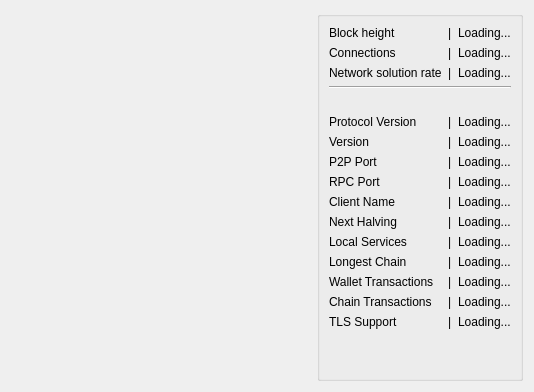
      <widget class="QWidget" name="tab_5">
       <attribute name="title">
        <string>Node info</string>
       </attribute>
       <layout class="QVBoxLayout" name="verticalLayout_7">
        <item>
         <layout class="QHBoxLayout" name="horizontalLayout_14">
          <item alignment="Qt::AlignTop">
           <widget class="FilledIconLabel" name="hushlogo">
            <property name="sizePolicy">
             <sizepolicy hsizetype="Minimum" vsizetype="Minimum">
              <horstretch>0</horstretch>
              <verstretch>0</verstretch>
             </sizepolicy>
            </property>
            <property name="minimumSize">
             <size>
              <width>300</width>
              <height>300</height>
             </size>
            </property>
            <property name="maximumSize">
             <size>
              <width>300</width>
              <height>300</height>
             </size>
            </property>
            <property name="text">
             <string/>
            </property>
            <property name="scaledContents">
             <bool>false</bool>
            </property>
            <property name="alignment">
             <set>Qt::AlignHCenter|Qt::AlignTop</set>
            </property>
           </widget>
          </item>
          <item>
           <widget class="QGroupBox" name="groupBox_5">
            <property name="sizePolicy">
             <sizepolicy hsizetype="Minimum" vsizetype="Minimum">
              <horstretch>0</horstretch>
              <verstretch>0</verstretch>
             </sizepolicy>
            </property>
            <property name="title">
             <string/>
            </property>
            <layout class="QGridLayout" name="gridLayout_51">
             <item row="11" column="0">
              <widget class="QLabel" name="p2pportlabel">
               <property name="sizePolicy">
                <sizepolicy hsizetype="Maximum" vsizetype="Preferred">
                 <horstretch>0</horstretch>
                 <verstretch>0</verstretch>
                </sizepolicy>
               </property>
               <property name="text">
                <string>P2P Port</string>
               </property>
              </widget>
             </item>
             <item row="17" column="1">
              <widget class="QLabel" name="txcountspacer">
               <property name="text">
                <string>|</string>
               </property>
              </widget>
             </item>
             <item row="14" column="1">
              <widget class="QLabel" name="halvingspacer">
               <property name="text">
                <string>|</string>
               </property>
              </widget>
             </item>
             <item row="14" column="2">
              <widget class="QLabel" name="halving">
               <property name="text">
                <string>Loading...</string>
               </property>
              </widget>
             </item>
             <item row="13" column="1">
              <widget class="QLabel" name="clientnamespacer">
               <property name="text">
                <string>|</string>
               </property>
              </widget>
             </item>
             <item row="9" column="2">
              <widget class="QLabel" name="protocolversion">
               <property name="text">
                <string>Loading...</string>
               </property>
              </widget>
             </item>
             <item row="10" column="0">
              <widget class="QLabel" name="versionlabel">
               <property name="sizePolicy">
                <sizepolicy hsizetype="Maximum" vsizetype="Preferred">
                 <horstretch>0</horstretch>
                 <verstretch>0</verstretch>
                </sizepolicy>
               </property>
               <property name="text">
                <string>Version</string>
               </property>
              </widget>
             </item>
             <item row="4" column="0" colspan="3">
              <widget class="QLabel" name="mining">
               <property name="text">
                <string/>
               </property>
              </widget>
             </item>
             <item row="16" column="2">
              <widget class="QLabel" name="longestchain">
               <property name="text">
                <string>Loading...</string>
               </property>
              </widget>
             </item>
             <item row="20" column="0">
              <spacer name="verticalSpacer_3">
               <property name="orientation">
                <enum>Qt::Vertical</enum>
               </property>
               <property name="sizeHint" stdset="0">
                <size>
                 <width>20</width>
                 <height>40</height>
                </size>
               </property>
              </spacer>
             </item>
             <item row="2" column="1">
              <widget class="QLabel" name="label_9">
               <property name="text">
                <string>|</string>
               </property>
              </widget>
             </item>
             <item row="1" column="2">
              <widget class="QLabel" name="numconnections">
               <property name="text">
                <string>Loading...</string>
               </property>
              </widget>
             </item>
             <item row="18" column="0">
              <widget class="QLabel" name="chaintxcountlabel">
               <property name="sizePolicy">
                <sizepolicy hsizetype="Maximum" vsizetype="Preferred">
                 <horstretch>0</horstretch>
                 <verstretch>0</verstretch>
                </sizepolicy>
               </property>
               <property name="text">
                <string>Chain Transactions</string>
               </property>
              </widget>
             </item>
             <item row="1" column="0">
              <widget class="QLabel" name="label_8">
               <property name="sizePolicy">
                <sizepolicy hsizetype="Maximum" vsizetype="Preferred">
                 <horstretch>0</horstretch>
                 <verstretch>0</verstretch>
                </sizepolicy>
               </property>
               <property name="text">
                <string>Connections</string>
               </property>
              </widget>
             </item>
             <item row="0" column="0">
              <widget class="QLabel" name="heightLabel">
               <property name="sizePolicy">
                <sizepolicy hsizetype="Maximum" vsizetype="Preferred">
                 <horstretch>0</horstretch>
                 <verstretch>0</verstretch>
                </sizepolicy>
               </property>
               <property name="text">
                <string>Block height</string>
               </property>
              </widget>
             </item>
             <item row="12" column="0">
              <widget class="QLabel" name="rpcportlabel">
               <property name="sizePolicy">
                <sizepolicy hsizetype="Maximum" vsizetype="Preferred">
                 <horstretch>0</horstretch>
                 <verstretch>0</verstretch>
                </sizepolicy>
               </property>
               <property name="text">
                <string>RPC Port</string>
               </property>
              </widget>
             </item>
             <item row="11" column="2">
              <widget class="QLabel" name="p2pport">
               <property name="text">
                <string>Loading...</string>
               </property>
              </widget>
             </item>
             <item row="19" column="1">
              <widget class="QLabel" name="tlssupportspacer">
               <property name="text">
                <string>|</string>
               </property>
              </widget>
             </item>
             <item row="1" column="1">
              <widget class="QLabel" name="label_11">
               <property name="text">
                <string>|</string>
               </property>
              </widget>
             </item>
             <item row="19" column="2">
              <widget class="QLabel" name="tlssupport">
               <property name="text">
                <string>Loading...</string>
               </property>
              </widget>
             </item>
             <item row="16" column="1">
              <widget class="QLabel" name="longestchainspacer">
               <property name="text">
                <string>|</string>
               </property>
              </widget>
             </item>
             <item row="3" column="0" colspan="3">
              <widget class="Line" name="line_2">
               <property name="orientation">
                <enum>Qt::Horizontal</enum>
               </property>
              </widget>
             </item>
             <item row="19" column="0">
              <widget class="QLabel" name="tlssupportlabel">
               <property name="sizePolicy">
                <sizepolicy hsizetype="Maximum" vsizetype="Preferred">
                 <horstretch>0</horstretch>
                 <verstretch>0</verstretch>
                </sizepolicy>
               </property>
               <property name="text">
                <string>TLS Support</string>
               </property>
              </widget>
             </item>
             <item row="12" column="2">
              <widget class="QLabel" name="rpcport">
               <property name="text">
                <string>Loading...</string>
               </property>
              </widget>
             </item>
             <item row="17" column="2">
              <widget class="QLabel" name="txcount">
               <property name="text">
                <string>Loading...</string>
               </property>
              </widget>
             </item>
             <item row="16" column="0">
              <widget class="QLabel" name="longestchainlabel">
               <property name="sizePolicy">
                <sizepolicy hsizetype="Maximum" vsizetype="Preferred">
                 <horstretch>0</horstretch>
                 <verstretch>0</verstretch>
                </sizepolicy>
               </property>
               <property name="text">
                <string>Longest Chain</string>
               </property>
              </widget>
             </item>
             <item row="10" column="1">
              <widget class="QLabel" name="versionspacer">
               <property name="text">
                <string>|</string>
               </property>
              </widget>
             </item>
             <item row="13" column="0">
              <widget class="QLabel" name="clientnamelabel">
               <property name="sizePolicy">
                <sizepolicy hsizetype="Maximum" vsizetype="Preferred">
                 <horstretch>0</horstretch>
                 <verstretch>0</verstretch>
                </sizepolicy>
               </property>
               <property name="text">
                <string>Client Name</string>
               </property>
              </widget>
             </item>
             <item row="13" column="2">
              <widget class="QLabel" name="clientname">
               <property name="text">
                <string>Loading...</string>
               </property>
              </widget>
             </item>
             <item row="11" column="1">
              <widget class="QLabel" name="p2pportspacer">
               <property name="text">
                <string>|</string>
               </property>
              </widget>
             </item>
             <item row="18" column="2">
              <widget class="QLabel" name="chaintxcount">
               <property name="text">
                <string>Loading...</string>
               </property>
              </widget>
             </item>
             <item row="12" column="1">
              <widget class="QLabel" name="rpcportspacer">
               <property name="text">
                <string>|</string>
               </property>
              </widget>
             </item>
             <item row="15" column="0">
              <widget class="QLabel" name="localserviceslabel">
               <property name="sizePolicy">
                <sizepolicy hsizetype="Maximum" vsizetype="Preferred">
                 <horstretch>0</horstretch>
                 <verstretch>0</verstretch>
                </sizepolicy>
               </property>
               <property name="text">
                <string>Local Services</string>
               </property>
              </widget>
             </item>
             <item row="9" column="1">
              <widget class="QLabel" name="protocolversionspacer">
               <property name="text">
                <string>|</string>
               </property>
              </widget>
             </item>
             <item row="2" column="0">
              <widget class="QLabel" name="label_12">
               <property name="sizePolicy">
                <sizepolicy hsizetype="Maximum" vsizetype="Preferred">
                 <horstretch>0</horstretch>
                 <verstretch>0</verstretch>
                </sizepolicy>
               </property>
               <property name="text">
                <string>Network solution rate</string>
               </property>
              </widget>
             </item>
             <item row="10" column="2">
              <widget class="QLabel" name="version">
               <property name="text">
                <string>Loading...</string>
               </property>
              </widget>
             </item>
             <item row="14" column="0">
              <widget class="QLabel" name="halvinglabel">
               <property name="sizePolicy">
                <sizepolicy hsizetype="Maximum" vsizetype="Preferred">
                 <horstretch>0</horstretch>
                 <verstretch>0</verstretch>
                </sizepolicy>
               </property>
               <property name="text">
                <string>Next Halving</string>
               </property>
              </widget>
             </item>
             <item row="17" column="0">
              <widget class="QLabel" name="txcountlabel">
               <property name="sizePolicy">
                <sizepolicy hsizetype="Maximum" vsizetype="Preferred">
                 <horstretch>0</horstretch>
                 <verstretch>0</verstretch>
                </sizepolicy>
               </property>
               <property name="text">
                <string>Wallet Transactions</string>
               </property>
              </widget>
             </item>
             <item row="2" column="2">
              <widget class="QLabel" name="solrate">
               <property name="text">
                <string>Loading...</string>
               </property>
              </widget>
             </item>
             <item row="15" column="2">
              <widget class="QLabel" name="localservices">
               <property name="text">
                <string>Loading...</string>
               </property>
              </widget>
             </item>
             <item row="18" column="1">
              <widget class="QLabel" name="chaintxcountspacer">
               <property name="text">
                <string>|</string>
               </property>
              </widget>
             </item>
             <item row="15" column="1">
              <widget class="QLabel" name="localservicesspacer">
               <property name="text">
                <string>|</string>
               </property>
              </widget>
             </item>
             <item row="9" column="0">
              <widget class="QLabel" name="protocolversionlabel">
               <property name="sizePolicy">
                <sizepolicy hsizetype="Maximum" vsizetype="Preferred">
                 <horstretch>0</horstretch>
                 <verstretch>0</verstretch>
                </sizepolicy>
               </property>
               <property name="text">
                <string>Protocol Version</string>
               </property>
              </widget>
             </item>
             <item row="0" column="2">
              <widget class="QLabel" name="blockheight">
               <property name="text">
                <string>Loading...</string>
               </property>
              </widget>
             </item>
             <item row="0" column="1">
              <widget class="QLabel" name="label_13">
               <property name="sizePolicy">
                <sizepolicy hsizetype="Fixed" vsizetype="Preferred">
                 <horstretch>0</horstretch>
                 <verstretch>0</verstretch>
                </sizepolicy>
               </property>
               <property name="text">
                <string>|</string>
               </property>
              </widget>
             </item>
            </layout>
           </widget>
          </item>
         </layout>
        </item>
       </layout>
      </widget>
